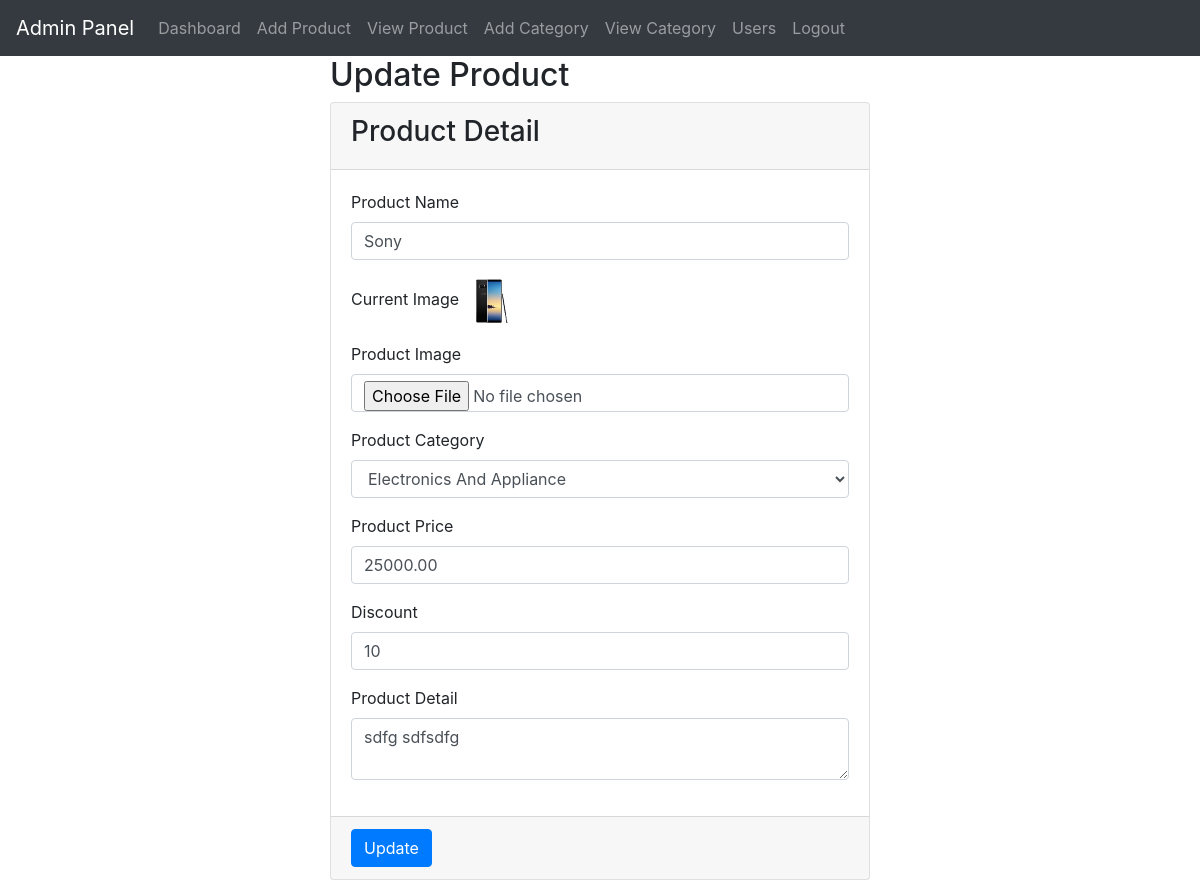
The page /admin/edit_product.php?id=1 (signed in) on the database its author committed.
### tables this page shows
CREATE TABLE `product` (
  `id` int(11) NOT NULL,
  `product_name` varchar(100) NOT NULL,
  `product_price` decimal(8,2) NOT NULL,
  `product_category` varchar(100) NOT NULL,
  `discount` int(11) NOT NULL,
  `detail` text NOT NULL,
  `product_image` varchar(255) NOT NULL,
  `alias_id` varchar(255) NOT NULL
);

### admin/edit_product.php (the view, shortened to what this page needs)
<?php
include("../db.php");
include("admin_header.php");
$a = $_GET['id'];
$query = "SELECT * FROM category";
$result = mysqli_query($con, $query);
$que_pro = "SELECT * FROM product WHERE id= $a";
$result_pro = mysqli_query($con, $que_pro);
$data_pro = mysqli_fetch_assoc($result_pro);
?>
	<div class="container" style="min-height: 600px;">
		<div class="row">
			<div class="col-md-6 offset-md-3">
		<h2>Update Product</h2>
		<form action="update_product.php" method="post" enctype="multipart/form-data">
		<div class="card">
			<div class="card-header">
				<h3>Product Detail</h3>
			</div>
			<div class="card-body">
				<div class="form-group">
					<label>Product Name</label>
					<input type="text" name="product_name" class="form-control" value="<?php echo $data_pro['product_name'] ?>">
				</div>
				<div class="form-group">
					<label>Current Image</label>
					<img src="product_image/<?php echo $data_pro['product_image'] ?>" height="50" width="50">
				</div>
				<div class="form-group">
					<label>Product Image</label>
					<input type="file" name="product_image" class="form-control">
				</div>
				<div class="form-group">
					<label>Product Category</label>
					<select class="form-control" name="product_category">
						<?php
						while($data=mysqli_fetch_assoc($result))
						{
							if($data['id']==$data_pro['product_category'])
							{ ?>
								<option selected="selected" value="<?php echo $data['id']; ?>"><?php echo $data['category_name']; ?></option>
							<?php }
							else
							{ ?>
								<option value="<?php echo $data['id']; ?>"><?php echo $data['category_name']; ?></option>
							<?php }
							?>
						<?php
						}
						?>
					</select>
				</div>
				<div class="form-group">
					<label>Product Price</label>
					<input type="text" name="product_price" class="form-control" value="<?php echo $data_pro['product_price'] ?>">
				</div>
				<div class="form-group">
					<label>Discount</label>
					<input type="text" name="discount" class="form-control" value="<?php echo $data_pro['discount'] ?>">
				</div>
				<div class="form-group">
					<label>Product Detail</label>
					<textarea class="form-control" name="detail"><?php echo $data_pro['detail']; ?></textarea>
				</div>
			</div>
			<div class="card-footer">
				<input type="submit" value="Update" class="btn btn-primary">
			</div>
		</div>
		</form>
		</div>
		</div>
	</div>
</body>
</html>

### rows shown on the page
product: product_name "Sony", product_image (picture), product_price "25000.00", discount "10", detail "sdfg sdfsdfg"

### other values the page prints
form field product_category "Electronics And Appliance"
